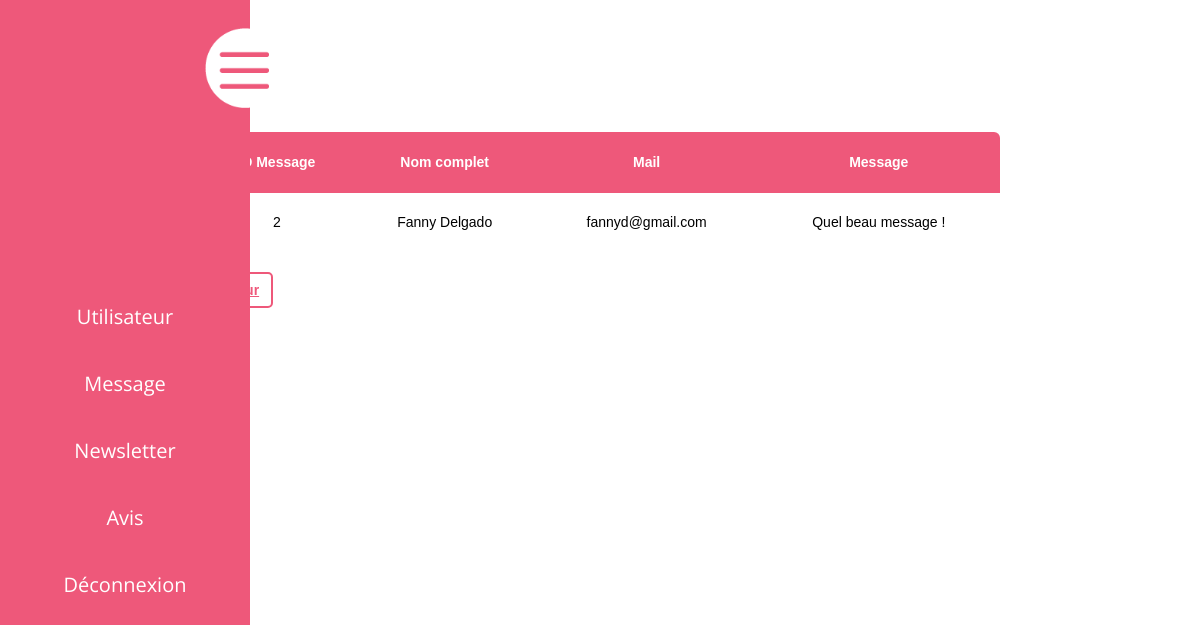
Page /admin/consult.php?consult=Message&consultidMess=2 (signed in) on the committed database.
### tables this page shows
CREATE TABLE jd_message (
    m_id INT NOT NULL AUTO_INCREMENT,
    m_nom VARCHAR(55) NOT NULL,
    m_mail VARCHAR(100) NOT NULL,
    m_message VARCHAR(255) NOT NULL,
    PRIMARY KEY (m_id)
);

### include/modele.php (called while the page is built, shortened)
<?php
function executeRequete($cnx, $sql, $parametre = NULL){
    if ($parametre == NULL) {
        $resultat = $cnx->query($sql);
    } else {
        $resultat = $cnx->prepare($sql);
        $resultat->execute($parametre);
    }
    return $resultat;
}

### admin/consult.php (the view, shortened to what this page needs)
<?php
include 'navAdmin.php';
?>
<main>
    <section class="consultBD">
        <?php
        switch ($_GET['consult']) {
            case "Message":
                if (!empty($_GET["consultidMess"])) {
                    $id = (int)$_GET["consultidMess"];
                    $sql = "SELECT * FROM jd_message WHERE m_id = ?";
                    $resultRequete = executeRequete($cnx, $sql, array($id));
                } else {
                    header("Location: userAdmin.php?table=User");
                }
                echo '<table>
                <tr>
                    <th>ID Message</th>
                    <th>Nom complet</th>
                    <th>Mail</th>
                    <th>Message</th>
                </tr>';
                while ($row = $resultRequete->fetch(PDO::FETCH_ASSOC)) {
                    echo '<tr>
                        <td>' . $row['m_id'] . '</td>
                        <td>' . $row['m_nom'] . '</td>
                        <td>' . $row['m_mail'] . '</td>
                        <td>' . $row['m_message'] . '</td>
                    </tr>';
                }
                echo '</table>
                <a class="index" href="userAdmin.php?table=Message">Retour</a>';
                break;
        }
        ?>
    </section>
</main>
<?php
include 'footerAdmin.php';
?>

### admin/css/navAdmin.css (style rules this page uses)
* { margin: 0; padding: 0; }

### admin/css/tableAdmin.css (style rules this page uses)
body { font: 400 14px 'Calibri', 'Arial'; }
main { min-height: 50vh; display: flex; flex-direction: column; justify-content: center; align-items: center; z-index: 0; }
main section, .consultBD { max-width: 800px; width: 100%; }
table { border-spacing: 1; border-collapse: collapse; background: white; border-radius: 6px; overflow: hidden; width: 100%; margin: 30px auto; position: relative; }
table * { position: relative; }
table td, table th { padding-left: 8px; }
table tr th { background: #EE587A; color: white; }
table tr { height: 60px; border-bottom: #EE587A 1px solid; }
table tbody tr:last-child { border: 0; }
table td, table th { text-align: center; padding: 10px; }
.form button, .index, .ajout, .submit { padding: 8px 12px; margin: 50px 0 0 0; font-family: 'Montserrat', sans-serif; font-weight: 600; border: 2px solid #EE587A; border-radius: 5px; background: 0; color: #EE587A; cursor: pointer; transition: all .3s; }

### rows in the picture
jd_message: m_id "2", m_nom "Fanny Delgado", m_mail "fannyd@gmail.com", m_message "Quel beau message !"
